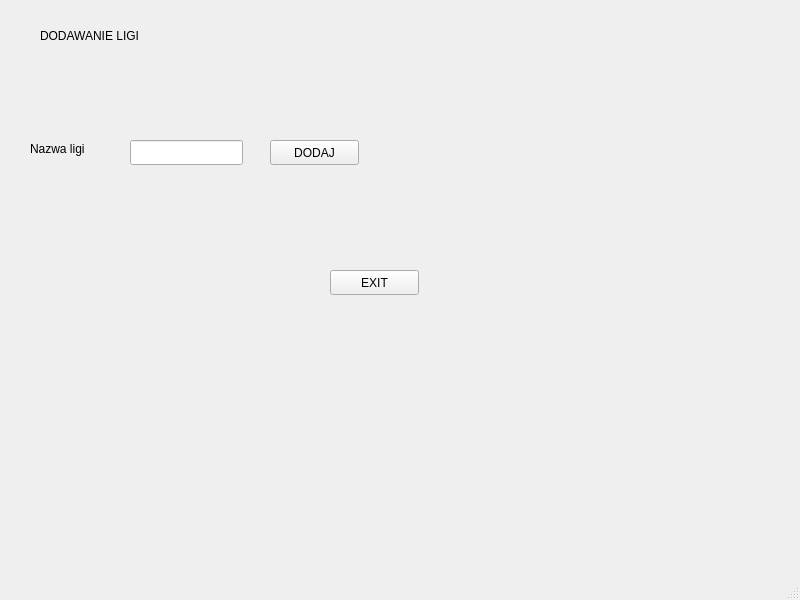
<?xml version="1.0" encoding="UTF-8"?>
<ui version="4.0">
 <class>MainWindow</class>
 <widget class="QMainWindow" name="MainWindow">
  <property name="geometry">
   <rect>
    <x>0</x>
    <y>0</y>
    <width>800</width>
    <height>600</height>
   </rect>
  </property>
  <property name="windowTitle">
   <string>MainWindow</string>
  </property>
  <widget class="QWidget" name="centralwidget">
   <widget class="QLabel" name="label">
    <property name="geometry">
     <rect>
      <x>440</x>
      <y>150</y>
      <width>81</width>
      <height>17</height>
     </rect>
    </property>
    <property name="text">
     <string/>
    </property>
   </widget>
   <widget class="QLineEdit" name="lineEdit">
    <property name="geometry">
     <rect>
      <x>130</x>
      <y>140</y>
      <width>113</width>
      <height>25</height>
     </rect>
    </property>
   </widget>
   <widget class="QLabel" name="label_2">
    <property name="geometry">
     <rect>
      <x>40</x>
      <y>20</y>
      <width>161</width>
      <height>31</height>
     </rect>
    </property>
    <property name="text">
     <string>DODAWANIE LIGI</string>
    </property>
   </widget>
   <widget class="QPushButton" name="pushButton">
    <property name="geometry">
     <rect>
      <x>270</x>
      <y>140</y>
      <width>89</width>
      <height>25</height>
     </rect>
    </property>
    <property name="text">
     <string>DODAJ</string>
    </property>
   </widget>
   <widget class="QPushButton" name="pushButton_2">
    <property name="geometry">
     <rect>
      <x>330</x>
      <y>270</y>
      <width>89</width>
      <height>25</height>
     </rect>
    </property>
    <property name="text">
     <string>EXIT</string>
    </property>
   </widget>
   <widget class="QLabel" name="label_3">
    <property name="geometry">
     <rect>
      <x>30</x>
      <y>140</y>
      <width>81</width>
      <height>17</height>
     </rect>
    </property>
    <property name="text">
     <string>Nazwa ligi</string>
    </property>
   </widget>
  </widget>
  <widget class="QMenuBar" name="menubar">
   <property name="geometry">
    <rect>
     <x>0</x>
     <y>0</y>
     <width>800</width>
     <height>22</height>
    </rect>
   </property>
  </widget>
  <widget class="QStatusBar" name="statusbar"/>
 </widget>
 <resources/>
 <connections/>
</ui>
